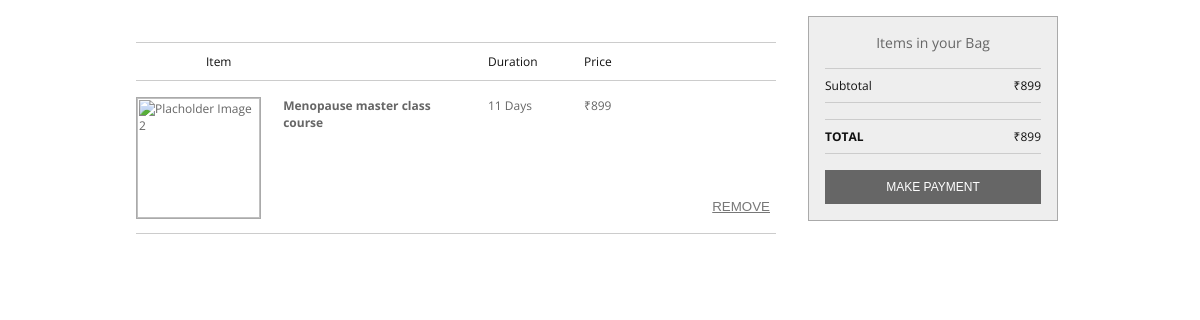
The app's page /Components/pages/checkout.php?id=4 with its own data.
### tables this page shows
CREATE TABLE `courses` (
  `crid` int(11) NOT NULL,
  `crimg` varchar(255) NOT NULL,
  `crnaam` varchar(50) NOT NULL,
  `dur` bigint(20) NOT NULL,
  `amt` int(11) NOT NULL
);

### util/time.php (called while the page is built)
<?php
function calcCourseDuration($time)
{
    $days = (int) ($time / (3600 * 2));
    return $days;
}

### Components/pages/checkout.php (the view, shortened to what this page needs)
<html lang="en">
<?php
include('../../util/dbcon.php');
include('../../util/time.php');
$id =  $_GET["id"];
$query  = mysqli_query($con, "SELECT * FROM courses WHERE crid='$id'");
$row   = mysqli_fetch_array($query);
?>
<head>
    <link rel="stylesheet" href="../style/checkout.css">
</head>
<body>
    <main>
        <div class="basket">
            <div class="basket-labels">
                <ul>
                    <li class="item item-heading">Item</li>
                    <li class="price">Duration</li>
                    <li class="price">Price</li>
                </ul>
            </div>
            <div class="basket-product">
                <div class="item">
                    <div class="product-image">
                        <img src="https://miro.medium.com/max/1024/0*0qvaZ1DA13ykgwUg" alt="Placholder Image 2" class="product-frame">
                    </div>
                    <div class="product-details">
                        <h1><strong><?php echo $row['crnaam'] ?></strong></h1>
                    </div>
                </div>
                <div class="price"><?php echo calcCourseDuration($row['dur']); ?> Days</div>
                <div class="price">₹<?php echo $row['amt']; ?></div>
                <div class="remove">
                    <a href="dashbord.php"><button>Remove</button></a>
                </div>
            </div>
        </div>
        <aside>
            <div class="summary">
                <div class="summary-total-items"><span class="total-items"></span> Items in your Bag</div>
                <div class="summary-subtotal">
                    <div class="subtotal-title">Subtotal</div>
                    <div class="subtotal-value final-value" id="basket-subtotal">₹<?php echo $row['amt'] ?></div>
                </div>
                <div class="summary-total">
                    <div class="total-title">Total</div>
                    <div class="total-value final-value" id="basket-total">₹<?php echo $row['amt'] ?></div>
                </div>
                <div class="summary-checkout">
                    <a <?php echo 'href=" ./payment.php?id=' . $id . '"';  ?>><button class="checkout-cta">Make Payment</button></a>
                </div>
            </div>
        </aside>
    </main>
</body>
</html>

### Components/style/checkout.css (style rules this page uses)
html, html a { -webkit-font-smoothing: antialiased; text-shadow: 1px 1px 1px rgba(0, 0, 0, 0.004); }
body { background-color: #fff; color: #666; font-family: "Open Sans", sans-serif; font-size: 62.5%; margin: 0 auto; }
a { border: 0 none; outline: 0; text-decoration: none; }
strong { font-weight: bold; }
h1 { font-size: 0.75rem; font-weight: normal; margin: 0; padding: 0; }
input, button { border: 0 none; outline: 0 none; }
button { background-color: #666; color: #fff; }
img, .basket-module, .basket-labels, .basket-product { width: 100%; }
input, button, .basket, .basket-module, .basket-labels, .item, .price, .subtotal, .basket-product, .product-image, .product-details { float: left; }
.price:before, .subtotal:before, .subtotal-value:before, .total-value:before, .promo-value:before { content: ""; }
main { clear: both; font-size: 0.75rem; margin: 0 auto; overflow: hidden; padding: 1rem 0; width: 960px; }
.basket, aside { padding: 0 1rem; -webkit-box-sizing: border-box; -moz-box-sizing: border-box; box-sizing: border-box; }
.basket { width: 70%; }
.basket-labels { border-top: 1px solid #ccc; border-bottom: 1px solid #ccc; margin-top: 1.625rem; }
ul { list-style: none; margin: 0; padding: 0; }
li { color: #111; display: inline-block; padding: 0.625rem 0; }
li.price:before, li.subtotal:before { content: ""; }
.item { width: 55%; }
.price, .subtotal { width: 15%; }
.remove { bottom: 1.125rem; float: right; position: absolute; right: 0; text-align: right; width: 45%; }
.remove button { background-color: transparent; color: #777; float: none; text-decoration: underline; text-transform: uppercase; }
.item-heading { padding-left: 4.375rem; -webkit-box-sizing: border-box; -moz-box-sizing: border-box; box-sizing: border-box; }
.basket-product { border-bottom: 1px solid #ccc; padding: 1rem 0; position: relative; }
.product-image { width: 35%; height: 15%; }
.product-details { width: 65%; }
.product-frame { border: 1px solid #aaa; }
.product-details { padding: 0 1.5rem; -webkit-box-sizing: border-box; -moz-box-sizing: border-box; box-sizing: border-box; }
aside { float: right; position: relative; width: 30%; }
.summary { background-color: #eee; border: 1px solid #aaa; padding: 1rem; position: fixed; width: 250px; -webkit-box-sizing: border-box; -moz-box-sizing: border-box; box-sizing: border-box; }
.summary-total-items { color: #666; font-size: 0.875rem; text-align: center; }
.summary-subtotal, .summary-total { border-top: 1px solid #ccc; border-bottom: 1px solid #ccc; clear: both; margin: 1rem 0; overflow: hidden; padding: 0.5rem 0; }
.subtotal-title, .subtotal-value, .total-title, .total-value, .promo-title, .promo-value { color: #111; float: left; width: 50%; }
.subtotal-value, .total-value { text-align: right; }
.total-title { font-weight: bold; text-transform: uppercase; }
.summary-checkout { display: block; }
.checkout-cta { display: block; float: none; font-size: 0.75rem; text-align: center; text-transform: uppercase; padding: 0.625rem 0; width: 100%; }

### records on screen
courses: crnaam "Menopause master class course", dur "11", amt "899"
